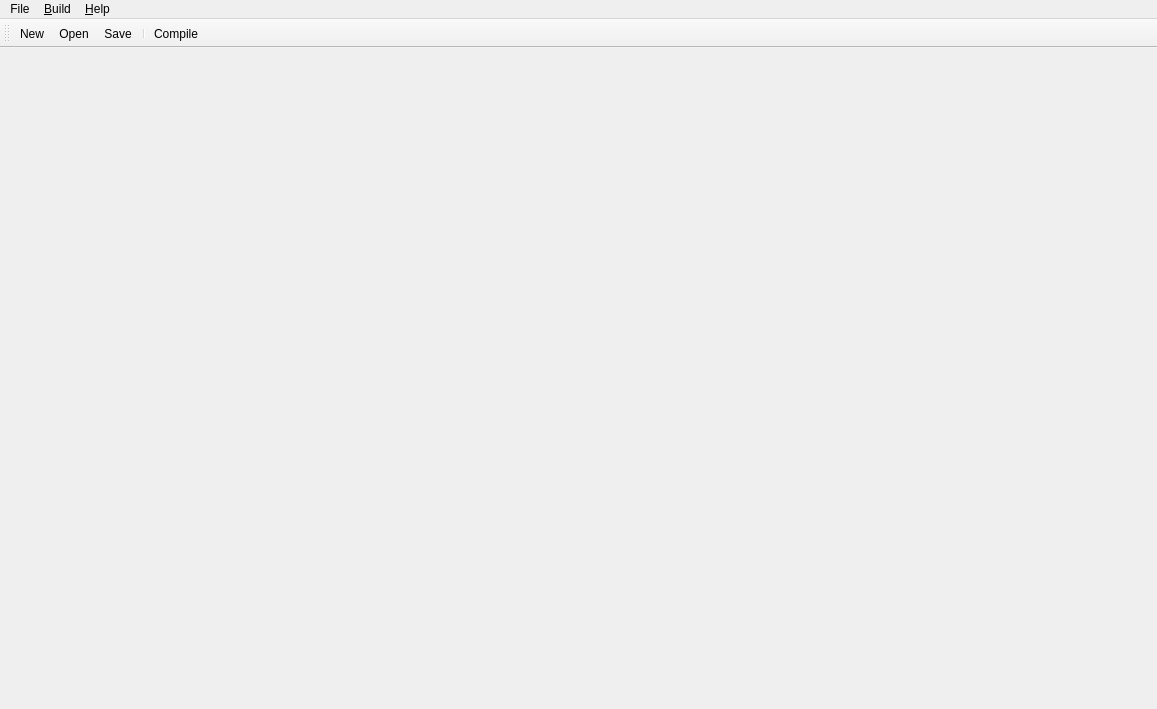
<?xml version="1.0" encoding="UTF-8"?>
<ui version="4.0">
 <class>SHMainWindow</class>
 <widget class="QMainWindow" name="SHMainWindow">
  <property name="geometry">
   <rect>
    <x>0</x>
    <y>0</y>
    <width>1157</width>
    <height>709</height>
   </rect>
  </property>
  <property name="windowTitle">
   <string>ShaderEditor</string>
  </property>
  <property name="windowIcon">
   <iconset>
    <normaloff>:/EditorRes/image/05.png</normaloff>:/EditorRes/image/05.png</iconset>
  </property>
  <widget class="QWidget" name="centralwidget"/>
  <widget class="QMenuBar" name="menubar">
   <property name="geometry">
    <rect>
     <x>0</x>
     <y>0</y>
     <width>1157</width>
     <height>23</height>
    </rect>
   </property>
   <widget class="QMenu" name="menu">
    <property name="title">
     <string>File</string>
    </property>
    <addaction name="m_actionNew"/>
    <addaction name="m_pActionOpen"/>
    <addaction name="m_pActionSave"/>
   </widget>
   <widget class="QMenu" name="menu_Help">
    <property name="title">
     <string>&amp;Help</string>
    </property>
    <addaction name="m_pActionAbout"/>
   </widget>
   <widget class="QMenu" name="menuBuild">
    <property name="title">
     <string>&amp;Build</string>
    </property>
    <addaction name="m_pActionCompile"/>
   </widget>
   <addaction name="menu"/>
   <addaction name="menuBuild"/>
   <addaction name="menu_Help"/>
  </widget>
  <widget class="QToolBar" name="m_toolBar">
   <property name="windowTitle">
    <string>toolBar</string>
   </property>
   <property name="iconSize">
    <size>
     <width>15</width>
     <height>15</height>
    </size>
   </property>
   <attribute name="toolBarArea">
    <enum>TopToolBarArea</enum>
   </attribute>
   <attribute name="toolBarBreak">
    <bool>false</bool>
   </attribute>
   <addaction name="m_actionNew"/>
   <addaction name="m_pActionOpen"/>
   <addaction name="m_pActionSave"/>
   <addaction name="separator"/>
   <addaction name="m_pActionCompile"/>
  </widget>
  <action name="m_pActionSave">
   <property name="icon">
    <iconset resource="../App.qrc">
     <normaloff>:/icon/Icon/save.png</normaloff>:/icon/Icon/save.png</iconset>
   </property>
   <property name="text">
    <string>Save</string>
   </property>
   <property name="toolTip">
    <string>保存当前编辑模型信息</string>
   </property>
   <property name="shortcut">
    <string>Ctrl+S</string>
   </property>
  </action>
  <action name="m_pActionAbout">
   <property name="text">
    <string>&amp;About</string>
   </property>
   <property name="toolTip">
    <string>About the Ares</string>
   </property>
  </action>
  <action name="m_pActionCompile">
   <property name="icon">
    <iconset resource="../App.qrc">
     <normaloff>:/icon/Icon/Compile.png</normaloff>:/icon/Icon/Compile.png</iconset>
   </property>
   <property name="text">
    <string>Compile</string>
   </property>
   <property name="toolTip">
    <string>compile</string>
   </property>
   <property name="shortcut">
    <string>F5</string>
   </property>
  </action>
  <action name="m_pActionOpen">
   <property name="icon">
    <iconset resource="../App.qrc">
     <normaloff>:/icon/Icon/Open.png</normaloff>:/icon/Icon/Open.png</iconset>
   </property>
   <property name="text">
    <string>Open</string>
   </property>
   <property name="shortcut">
    <string>Ctrl+O</string>
   </property>
  </action>
  <action name="m_actionNew">
   <property name="icon">
    <iconset resource="../App.qrc">
     <normaloff>:/icon/Icon/new.png</normaloff>:/icon/Icon/new.png</iconset>
   </property>
   <property name="text">
    <string>New</string>
   </property>
   <property name="shortcut">
    <string>Ctrl+N</string>
   </property>
  </action>
 </widget>
 <resources>
  <include location="../App.qrc"/>
 </resources>
 <connections/>
</ui>
